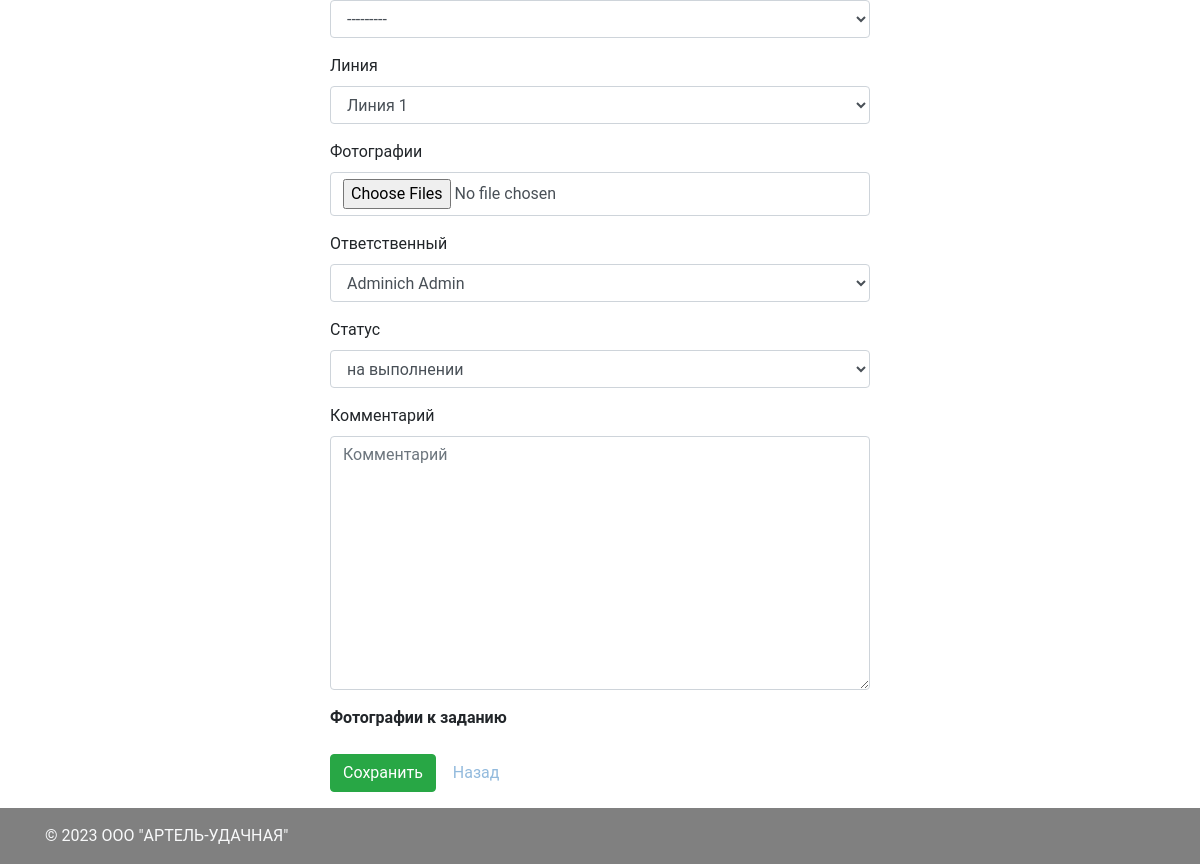
The page /tasks/edit/1 (signed in, lower part) on the database as committed earlier.
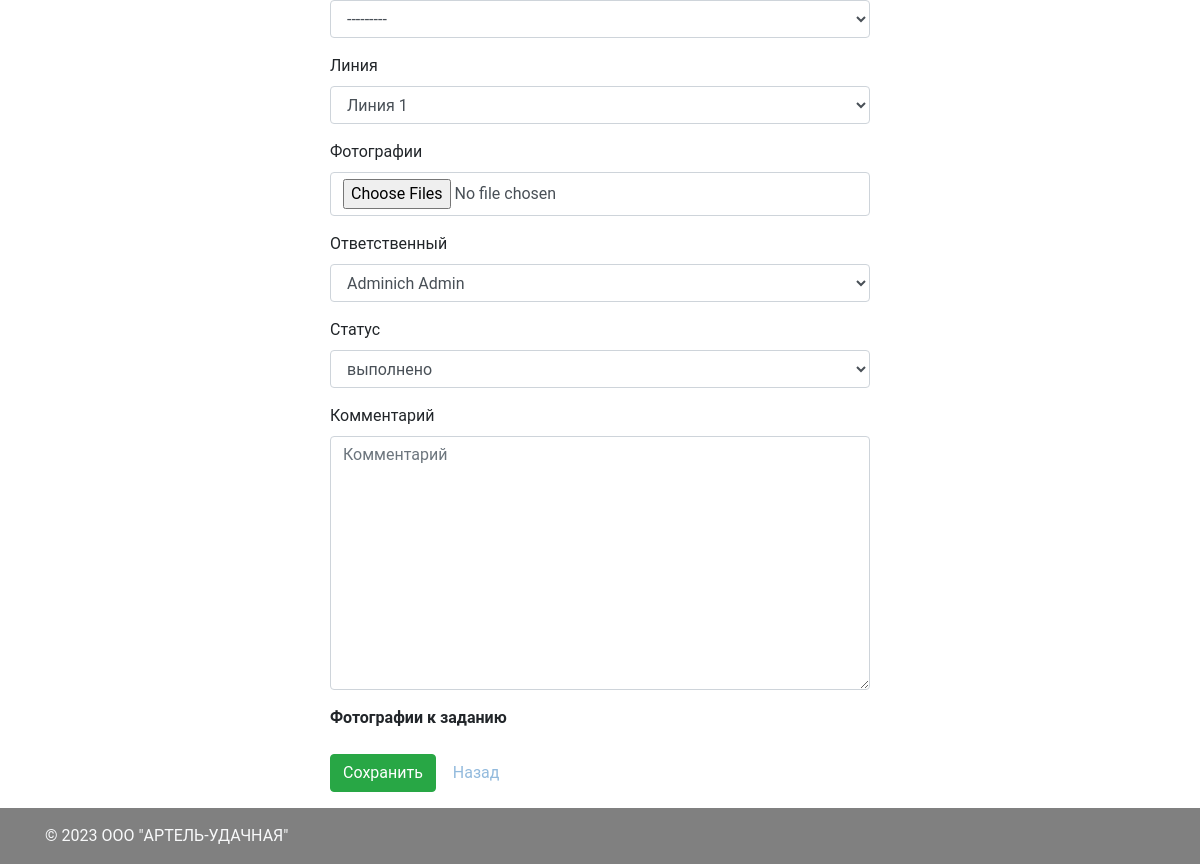
The same page on the database as committed later.
### main/models.py (models this page shows, shortened)
class Task(models.Model):
    short_name = models.CharField("Брифинг", max_length=255)
    description = models.TextField("Текст задания")
    license = models.ForeignKey(License, on_delete=models.CASCADE, verbose_name="Лицензия")
    watercourse = models.ForeignKey(WaterCourse, on_delete=models.CASCADE, verbose_name="Водоток", null=True)
    line = models.ForeignKey(Line, on_delete=models.CASCADE, verbose_name="Линия")
    wells = models.ManyToManyField(Well, through='WellTask', through_fields=('task', 'well'), verbose_name="Скважины")
    responsible = models.ForeignKey(CustomUser, on_delete=models.CASCADE, verbose_name="Ответственный")
    images = models.ManyToManyField(TaskImageSingle, through='TaskImage', through_fields=('task', 'task_image_single'), verbose_name="Фотографии к заданию")
    status = models.ForeignKey(TaskStatus, on_delete=models.CASCADE, verbose_name="Статус")
    comment = models.TextField("Комментарий", null=True, blank=True)
    created_at = models.DateTimeField("Дата создания", auto_now_add=True)
    updated_at = models.DateTimeField("Дата обновления", auto_now=True)
    class Meta:
        verbose_name = "Задание"
        verbose_name_plural = "Задания"

### main/views.py (the view)
# urls.py: path('tasks/edit/<int:pk>', views.TaskEditView.as_view(), name='tasks_edit'),
class TaskEditView(LoginRequiredMixin, UpdateView):
    template_name = "main/tasks/edit.html"
    model = models.Task
    form_class = forms.TaskUpdateForm
    success_url = "/main_menu?target=tasks"
    def get_context_data(self, **kwargs):
        context = super().get_context_data(**kwargs)
        context['wells'] = models.WellTask.objects.filter(task=self.get_object()).all()
        context['images'] = models.TaskImage.objects.filter(task=self.get_object()).all()
        return context

### main/forms.py (shortened to what this page needs)
class TaskUpdateForm(forms.ModelForm):
    images = forms.ImageField(label="Фотографии", widget=forms.FileInput(attrs={'multiple': True}), required=False)
    class Meta:
        model = models.Task
        fields = (
            'short_name',
            'description',
            'license',
            'watercourse',
            'line',
            'images',
            'responsible',
            'status',
            'comment',
        )

### main/models.py (called while the page is built)
    def __str__(self):
        return self.last_name + " " + self.first_name

    def __str__(self):
        return self.name

    def __str__(self):
        return self.name

    def __str__(self):
        return self.short_name

    def __str__(self):
        return self.name

### templates/main/tasks/edit.html (shortened to what this page needs)
{% extends "layout.html" %}
{% block content %}
{% load widget_tweaks %}
    <div class="col-12">
        <div class="row justify-content-center">
        <div class="col-md-6">
            <form enctype="multipart/form-data" method="post">
                {% for field in form.visible_fields %}
                    <div class="form-group">
                        <label for="{{ field.id_for_label }}">{{ field.label }}</label>
                        {% render_field field class="form-control" placeholder=field.label %}
                    </div>
                {% endfor %}
                <div class="form-group">
                    <label for="images" class="font-weight-bold">Фотографии к заданию</label>
                </div>
                <div class="form-group">
                    <button type="submit" class="btn btn-success">
                     Сохранить
                    </button>
                    <a href="/main_menu?target=tasks" class="btn btn-default">Назад</a>
                </div>
            </form>
        </div>
        </div>
    </div>
{% endblock %}

Rows that differ between the two databases and show on the page:
changed Task "Линия 1": status "на выполнении" → "выполнено"
